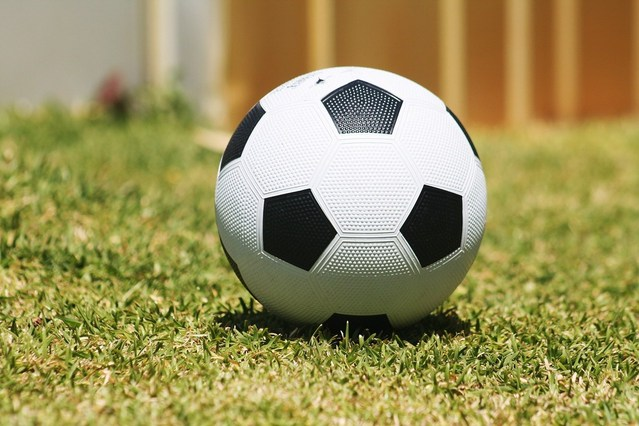
#> input picture pyva/balon.jpg, 639 x 426 px
$ python operaciones.py
#> lines starting #> are read from the running program, lines starting #| are printed output that depends on the picture
### pyva/utilidades.py
import cv2
import numpy as np
#aunque aparece unresolved imports, funciona
import imutils as iu

def leeImagen(ruta:str):
#> called with ruta = 'balon.jpg'
    return cv2.imread(ruta)
#> returned value is the input picture: shape (426, 639, 3); mean B, G, R 90.8, 145.8, 155.9
'''
obtiene la anchura de una imagen a partir de la ruta de dicha imagen
'''
def getWidthImage(ruta:str)->int:
    return leeImagen(ruta).shape[1]
    #return cv2.imread(ruta).shape[1]

'''
obtiene la altura de una imagen a partir de la ruta de dicha imagen
'''
def getHeightImage(ruta:str)->int:
    return leeImagen(ruta).shape[0]
    #return cv2.imread(ruta).shape[0]

def numChannels(ruta:str)->int:
    return leeImagen(ruta).shape[2]


def mostrarImagen(nombreImagen,ruta:str):
    cv2.imshow(nombreImagen,leeImagen(ruta))
    cv2.waitKey(2000)

def guardaImagen(nombre,ruta:str):
    cv2.imwrite(nombre,leeImagen(ruta))

def porcionImagen(ruta,h0,h1,w0,w1):
    return leeImagen(ruta)[h0:h1,w0:w1]

def muestraPorcionImagen(nombre,ruta,h0,h1,w0,w1):
    cv2.imshow(nombre,porcionImagen(ruta,h0,h1,w0,w1))
    cv2.waitKey(0)

def getCanvas(altura,anchura,canales,tipo):
    return np.zeros((altura,anchura,canales),dtype=tipo)

#desplaza una imagen usando NumPy
# [26 lines left out: functions desplazarNP, rotarNP, redimensionarNP, not called in this run]

### pyva/operaciones.py
import numpy as np
import cv2
import utilidades as u

rutaBalon="balon.jpg"
u.mostrarImagen("imagen original",rutaBalon)
#cv2 tiene como rango de valores de 0 a 255
n1=np.uint8([200])
n2=np.uint8([500])  ##500 lo representa como 244
print(n1," + ",n2," = ",cv2.add(n1,n2))
print("ahora n2 = 255. Salió 255 y sumó 255")
n2=np.uint8([300])  #lo pone como 44
print(n1," + ",n2," = ",cv2.add(n1,n2)) #244
#voy a sumar 200 + 100
n2=np.uint8([100])
print(n1," add ",n2," = ",cv2.add(n1,n2)) #255
print("ahora sumo ",n1," + ",n2," = ",n1+n2)

print("ahora n1=50 y n2=100")
n1=np.uint8([50])
n2=np.uint8([100])
print("subtract ",cv2.subtract(n1,n2))  #0
print(" - ",n1-n2)  #206

#ahora voy a añadir a la imagen
imagen=u.leeImagen(rutaBalon)
#np.ones genera una matriz de 1s, es decir,
# hace que la imagen se vuelva blanca
M=np.ones(imagen.shape,dtype="uint8")*200
cv2.imshow("imagen add 1s",cv2.add(imagen,M))
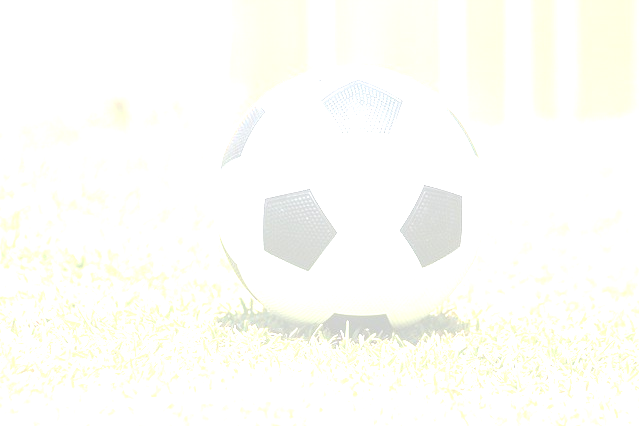
#> window 'imagen add 1s': shape (426, 639, 3); mean B, G, R 248.5, 253.4, 253.2
cv2.waitKey()
#ahora hago lo contrario, se vé oscuro
M=np.ones(imagen.shape,dtype="uint8")*200
cv2.imshow("imagen subtract 1s",cv2.subtract(imagen,M))
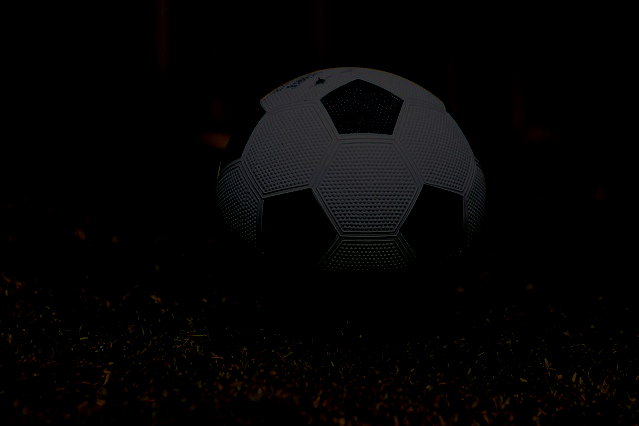
#> window 'imagen subtract 1s': shape (426, 639, 3); mean B, G, R 4.2, 4.2, 4.7
cv2.waitKey()
